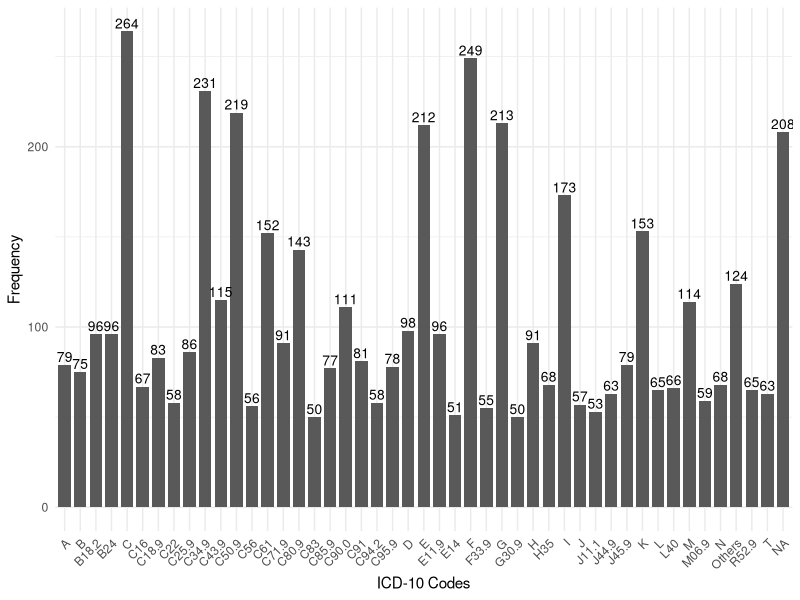

Here is the R script that generated this plot:
#Clear workspace
rm(list = ls(all.names = TRUE))

#Packages
library(readxl)
library(dplyr)
library(sjmisc)
library(ggplot2)

#Import Data Set
getwd()
#if wd is (...)/Research, use Data/Preliminary_Data.xlsx . Otherwise, use Preliminary_Data.xlsx.
Data<-read_xlsx('Data/Prelimenary_Data.xlsx')


#ICD Data Frame
.ICD_Codes <- data.frame(doc_id = Data$Id, code = Data$`ICD-10 Code`, success = Data$`Trial Success`)

#Count Codes
Code_Counts <- dplyr::count(.ICD_Codes, code, sort=FALSE)

#Overall Results
Overall_Results <- data.frame(1)

.Termination <- dplyr::count(Data, Terminated)
Overall_Results$Tot_perc_term <- (.Termination$n[[2]]/(.Termination$n[[1]]+.Termination$n[[2]]))*100

Overall_Results$X1 <- NULL

.succes_overall <-dplyr::count(.ICD_Codes, success)
Overall_Results$Tot_perc_suc <- ((.succes_overall$n[[3]]/(.succes_overall$n[[2]]+.succes_overall$n[[3]]))*100)

.randomised_overall <- dplyr::count(Data, Randomized)
Overall_Results$Tot_perc_rand <- ((.randomised_overall$n[[2]]/(.randomised_overall$n[[1]]+.randomised_overall$n[[2]]))*100)

.single_overall <- dplyr::count(Data, Single_Blind)
Overall_Results$Tot_perc_single <- ((.single_overall$n[[2]]/(.single_overall$n[[1]]+.single_overall$n[[2]]))*100)

.double_overall <- dplyr::count(Data, Double_Blind)
Overall_Results$Tot_perc_double <- ((.double_overall$n[[2]]/(.double_overall$n[[1]]+.double_overall$n[[2]]))*100)

.triple_overall <- dplyr::count(Data, Triple_blind)
Overall_Results$Tot_perc_triple <- ((.triple_overall$n[[2]]/(.triple_overall$n[[1]]+.triple_overall$n[[2]]))*100)

Overall_Results$Tot_perc_blind <- Overall_Results$Tot_perc_triple + Overall_Results$Tot_perc_double + Overall_Results$Tot_perc_single

.control_overall <- dplyr::count(Data, Controlled)
Overall_Results$Tot_perc_control <- ((.control_overall$n[[2]]/(.control_overall$n[[1]]+.control_overall$n[[2]]))*100)

#Get codes with sufficient trials
Sufficient_Base <- subset(Code_Counts, n >= 50)

#Group insufficient cases on first three characters
.old <- Code_Counts$code[1]
.nums <- 0
.total <- 0
group_names <- rep(NA, nrow(Code_Counts))
.treshhold <- 50

Grouped_Codes <- data.frame(matrix(ncol = 2, nrow = 0))
.x <- c("group", "total")
colnames(Grouped_Codes) <- .x

  #go trough each element
for(i in 2:(nrow(Code_Counts))){
  if(Code_Counts$n[i] < .treshhold && Code_Counts$n[i-1] < .treshhold){
    #check if code is similar as the one above it
    if( str_contains(Code_Counts$code[i], substr(.old, 0, 3)) ){
      # if it is the first element that is similar also take the one above
      if (.nums == 0){
        .total = .total + Code_Counts$n[i-1]
        group_names[i-1] = substr(.old, 0, 3)
      }
      
      group_names[i] = substr(.old, 0, 3)
      .total = .total + Code_Counts$n[i]
      .nums = .nums + 1
    }
    else{
      if (.nums != 0){
        y <- data.frame(group=substr(.old, 0, 3), .total = .total)
        Grouped_Codes <- rbind(Grouped_Codes, y)
      }
      #Reset Variables
      .nums = 0
      .total = 0
      
      #Add standard name to the group
      group_names[i] = Code_Counts$code[i]
      #Current code in old variable for use in the next loop
      .old = Code_Counts$code[i]
      
    }
  }
  if(is.na(group_names[i])){
    group_names[i] = Code_Counts$code[i]
  }
}
#If, after original grouping, the group size is still smaller than treshhold: replace group with just the first letter
for(i in 1:(nrow(Grouped_Codes))){
  if(Grouped_Codes$.total[i]<.treshhold){
    Grouped_Codes$group[i] = substr(Grouped_Codes$group[i], 0, 1)
  }
}
#group Grouped_Codes to sum together all entries by group
Grouped_Codes = aggregate(Grouped_Codes$.total, by=list(Category = Grouped_Codes$group), FUN=sum)
colnames(Grouped_Codes) <- .x

#group everything that's still too small
for(i in 1:(nrow(Grouped_Codes))){
  if(Grouped_Codes$total[i]<.treshhold){
    Grouped_Codes$group[i] = "Others"
  }
}
Grouped_Codes = aggregate(Grouped_Codes$total, by=list(Category = Grouped_Codes$group), FUN=sum)
colnames(Grouped_Codes) <- .x

#put groupname
Code_Counts$groups=group_names

#combine Sufficient_base with Grouped_codes
colnames(Sufficient_Base)<-colnames(Grouped_Codes)
All_Groups <- rbind(Grouped_Codes, Sufficient_Base)

#plot code occurrence
ggplot(data=All_Groups, aes(x=group, y=total)) + 
  geom_bar(stat='identity', width = 0.8) + 
  theme_minimal() + 
  xlab ("ICD-10 Codes") + 
  ylab ("Frequency") + 
  geom_text(aes(label=total), vjust=-0.3, size=3.5) + 
  theme(axis.text.x = element_text(angle = 45, vjust = 1, hjust = 1))
